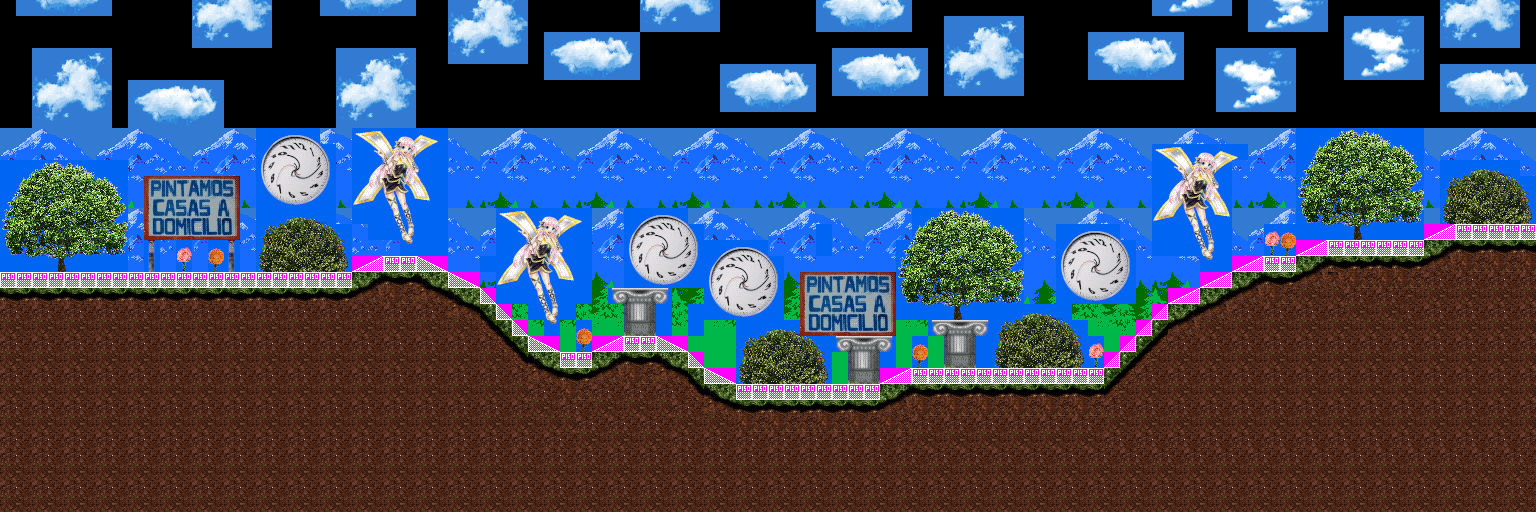

This game map was drawn from its Tiled (.tmx) file and the tilesets committed beside it. A one-line description and the trimmed map source follow:
An orthogonal 96x32 tile map with 16x16 px tiles, 4 tile layers (BG_low, FG_low, MARS_fg, MARS_col), 3 tilesets and 3 objects (3x 0).

<map version="1.10" tiledversion="1.10.2" orientation="orthogonal" renderorder="right-down" width="96" height="32" tilewidth="16" tileheight="16" infinite="0" nextlayerid="14" nextobjectid="122">
 <tileset firstgid="1" name="COL" tilewidth="16" tileheight="16" tilecount="256" columns="16">
  <image source="_res/colmap.png" trans="0066ee" width="256" height="256" />
 </tileset>
 <tileset firstgid="257" name="FG_mars" tilewidth="16" tileheight="16" tilecount="256" columns="16">
  <image source="_res/FG_mars.png" trans="0065f2" width="256" height="256" />
 </tileset>
 <tileset firstgid="513" name="BG" tilewidth="16" tileheight="16" tilecount="256" columns="16">
  <image source="_res/BG.png" trans="0065f2" width="256" height="256" />
 </tileset>
 <layer id="9" name="BG_low" width="96" height="32">
  <data>[3072 cells, 2062 non-empty, 117 distinct tile ids]</data>
 </layer>
 <layer id="8" name="FG_low" width="96" height="32">
  <data>[3072 cells, 1824 non-empty, 54 distinct tile ids]</data>
 </layer>
 <layer id="2" name="MARS_fg" width="96" height="32">
  <data>[3072 cells, 1832 non-empty, 216 distinct tile ids]</data>
 </layer>
 <layer id="13" name="MARS_col" width="96" height="32">
  <data>[3072 cells, 96 non-empty, 7 distinct tile ids]</data>
 </layer>
 <objectgroup id="7" name="objects" visible="0">
  <object id="118" name="Obj_TestEnemy" type="0" x="311" y="316">
   <point />
  </object>
  <object id="120" name="Obj_TestEnemy" type="0" x="972" y="415">
   <point />
  </object>
  <object id="121" name="Obj_TestEnemy" type="0" x="510" y="284">
   <point />
  </object>
 </objectgroup>
</map>